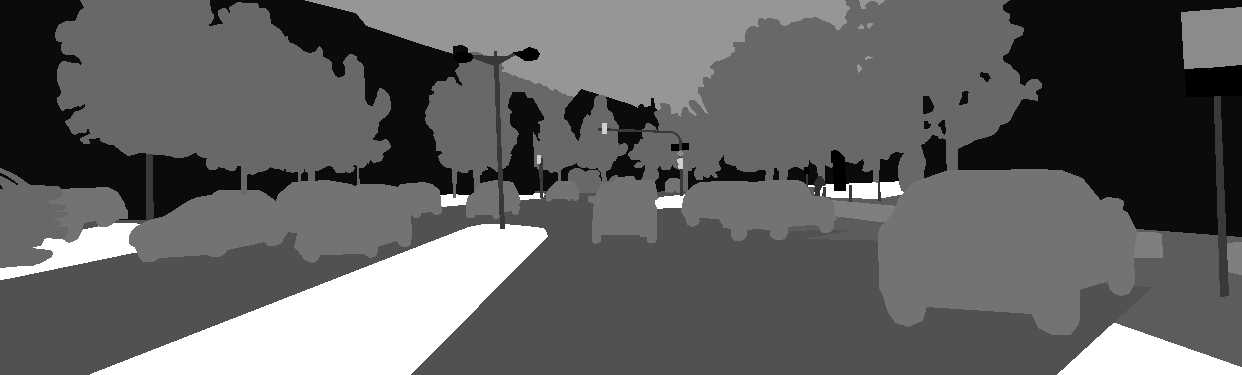
#> input picture Kitti-2-Carla-masks/000124_10.png, 1242 x 375 px, found by its file name
$ python image-viewer.py
#> lines starting #> are read from the running program, lines starting #| are printed output that depends on the picture
import matplotlib.patches as mpatches
import matplotlib.pyplot as plt
from PIL import Image
import numpy as np
# KITTI class colors (19 classes from the semantic dataset)
kitti_colors = np.array([
    [  0,   0,   0],    # 0: unlabeled
    [128, 64,128],      # 1: road
    [244, 35,232],      # 2: sidewalk
    [ 70, 70, 70],      # 3: building
    [102,102,156],      # 4: wall
    [190,153,153],      # 5: fence
    [153,153,153],      # 6: pole
    [250,170, 30],      # 7: traffic light
    [220,220,  0],      # 8: traffic sign
    [107,142, 35],      # 9: vegetation
    [152,251,152],      # 10: terrain
    [ 70,130,180],      # 11: sky
    [220, 20, 60],      # 12: person
    [255,  0,  0],      # 13: rider
    [  0,  0,142],      # 14: car
    [  0,  0, 70],      # 15: truck
    [  0, 60,100],      # 16: bus
    [  0, 80,100],      # 17: train
    [  0,  0,230],      # 18: motorcycle
    [119, 11, 32],      # 19: bicycle
], dtype=np.uint8)
import numpy as np

# Train ID to RGB (from KITTI dataset setup)
kitti_trainid2label = {
    0:  ("road",           [128, 64,128]),
    1:  ("sidewalk",       [244, 35,232]),
    2:  ("building",       [ 70, 70, 70]),
    3:  ("wall",           [102,102,156]),
    4:  ("fence",          [190,153,153]),
    5:  ("pole",           [153,153,153]),
    6:  ("traffic light",  [250,170, 30]),
    7:  ("traffic sign",   [220,220,  0]),
    8:  ("vegetation",     [107,142, 35]),
    9:  ("terrain",        [152,251,152]),
    10: ("sky",            [ 70,130,180]),
    11: ("person",         [220, 20, 60]),
    12: ("rider",          [255,  0,  0]),
    13: ("car",            [  0,  0,142]),
    14: ("truck",          [  0,  0, 70]),
    15: ("bus",            [  0, 60,100]),
    16: ("train",          [  0, 80,100]),
    17: ("motorcycle",     [  0,  0,230]),
    18: ("bicycle",        [119, 11, 32]),
    255:("void",           [  0,  0,  0])
}

kitti_labels = [
    "road", "sidewalk", "building", "wall", "fence", "pole", "traffic light",
    "traffic sign", "vegetation", "terrain", "sky", "person", "rider", "car",
    "truck", "bus", "train", "motorcycle", "bicycle", "void"
]
mask_path = "/mnt/data1/datasets/kitti/kitti_semantics/training/semantic/000124_10.png"
mask = np.array(Image.open(mask_path))
#> mask is the input picture: shape (375, 1242); min 0, max 22, mean 8.5
mask = np.where(np.isin(mask, list(kitti_trainid2label.keys())), mask, 255)
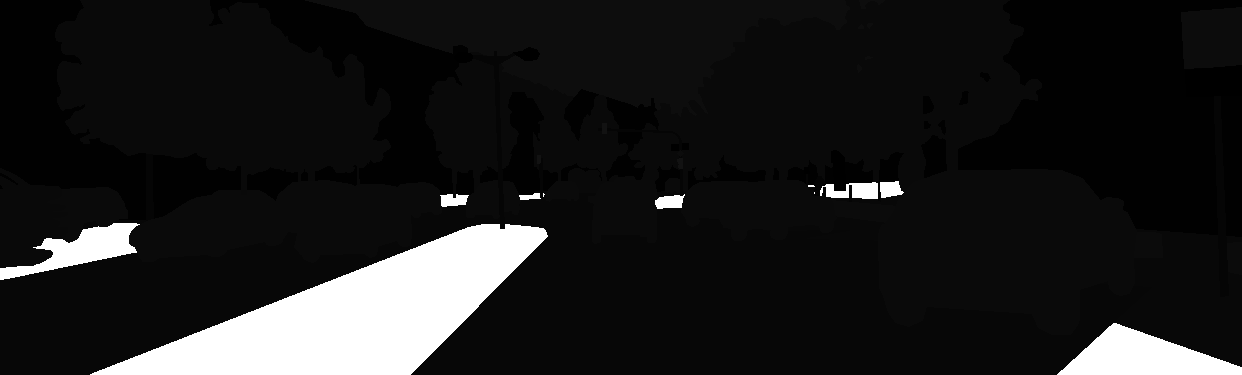
#> mask: shape (375, 1242); min 0, max 255, mean 28.9
# Create an RGB image where each pixel's color is determined by the class index
color_mask = np.zeros((*mask.shape, 3), dtype=np.uint8)
legend_patches = []

# Fill in the color mask and build legend
for label_id in np.unique(mask):
    if label_id in kitti_trainid2label:
        name, color = kitti_trainid2label[label_id]
        color_mask[mask == label_id] = color
        patch = mpatches.Patch(color=np.array(color) / 255.0, label=name)
        legend_patches.append(patch)
#> this loop made 13 passes
#> (label_id, name, color) on passes 3 to 13: (4, 'fence', [190, 153, 153]), (5, 'pole', [153, 153, 153]), (7, 'traffic sign', [220, 220, 0]), (8, 'vegetation', [107, 142, 35]), (9, 'terrain', [152, 251, 152]), (10, 'sky', [70, 130, 180]), (11, 'person', [220, 20, 60]), (12, 'rider', [255, 0, 0]), (13, 'car', [0, 0, 142]), (18, 'bicycle', [119, 11, 32]), (255, 'void', [0, 0, 0])
#> (name, color) on passes 1 to 2: ('road', [128, 64, 128]), ('sidewalk', [244, 35, 232])
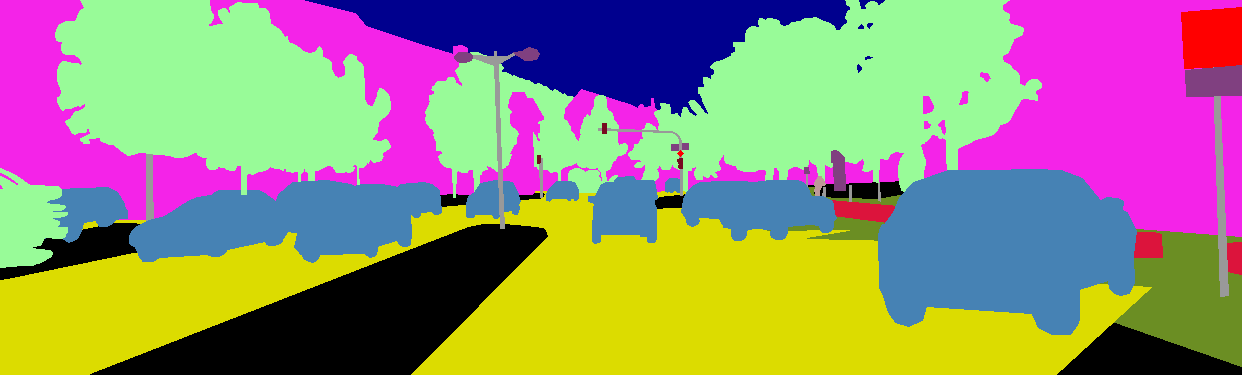
#> color_mask: shape (375, 1242, 3); mean of channels 0, 1, 2 149.7, 139.7, 118.7; drawn as R, G, B
#> after the loop, legend_patches = 13 items

# Plot after color assignment
plt.figure(figsize=(10, 5))
plt.imshow(color_mask)
plt.title("KITTI Colored Semantic Mask")
plt.legend(handles=legend_patches, bbox_to_anchor=(1.05, 1), loc='upper left', borderaxespad=0.)
plt.axis("off")
plt.tight_layout()
plt.savefig("segmentation_mask_3.png")

$ run again, with Kitti-2-Carla-masks/000000_10.png copied over Kitti-2-Carla-masks/000124_10.png
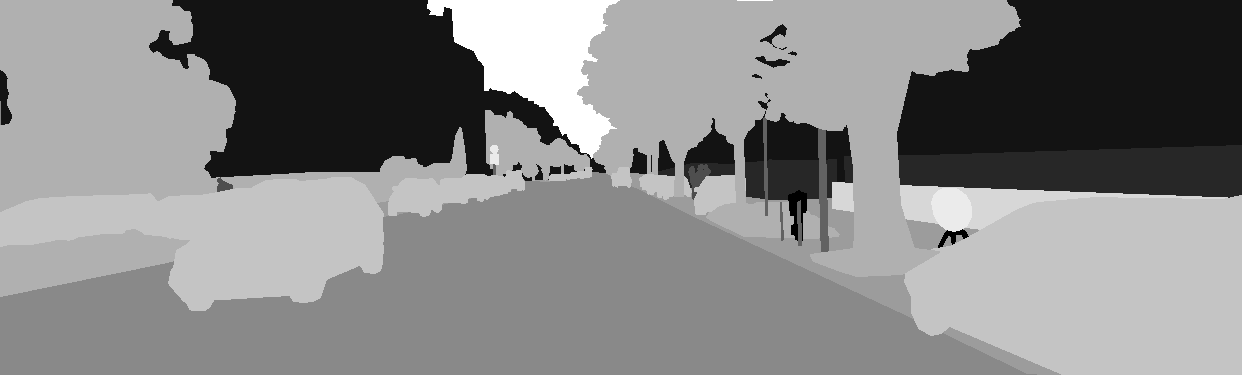
#> input picture Kitti-2-Carla-masks/000000_10.png, 1242 x 375 px, found by its file name
#> mask is the input picture: shape (375, 1242); min 0, max 13, mean 6.84
#> the loop `for label_id in np.unique(mask):` made 12 passes
#> (name, color) on passes 1 to 8: ('road', [128, 64, 128]), ('sidewalk', [244, 35, 232]), ('building', [70, 70, 70]), ('fence', [190, 153, 153]), ('pole', [153, 153, 153]), ('traffic sign', [220, 220, 0]), ('vegetation', [107, 142, 35]), ('terrain', [152, 251, 152])
#> after the loop `for label_id in np.unique(mask):`:
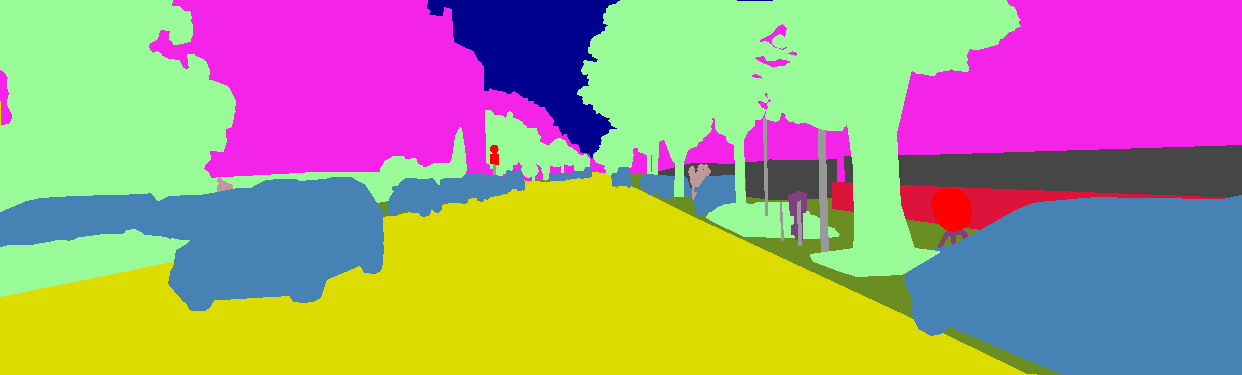
#> color_mask: shape (375, 1242, 3); mean of channels 0, 1, 2 165.6, 155, 129.2; drawn as R, G, B
#> after the loop `for label_id in np.unique(mask):`: legend_patches = 12 items

$ run again, with Kitti-2-Carla-masks/000001_10.png copied over Kitti-2-Carla-masks/000124_10.png
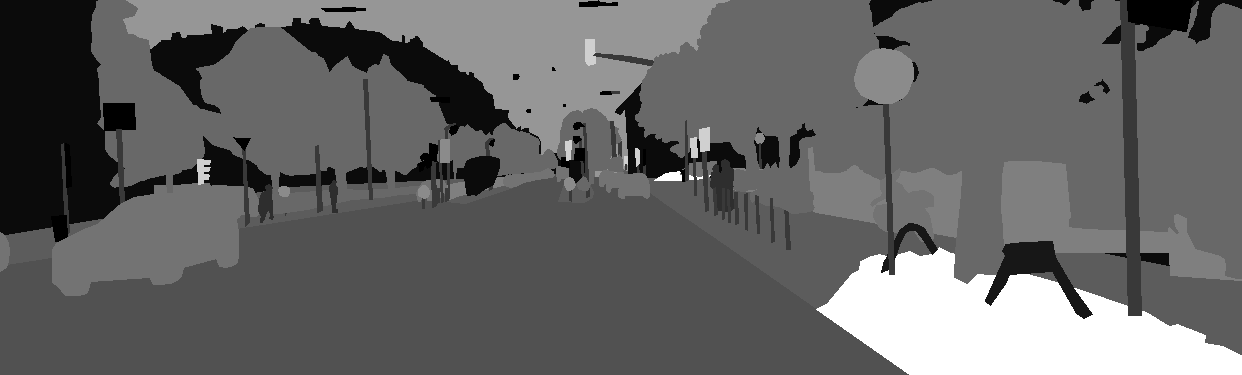
#> input picture Kitti-2-Carla-masks/000001_10.png, 1242 x 375 px, found by its file name
#> mask is the input picture: shape (375, 1242); min 0, max 22, mean 8.7
#> `mask = np.where(np.isin(mask, list(kitti_trainid2label.keys())), mask,..`:
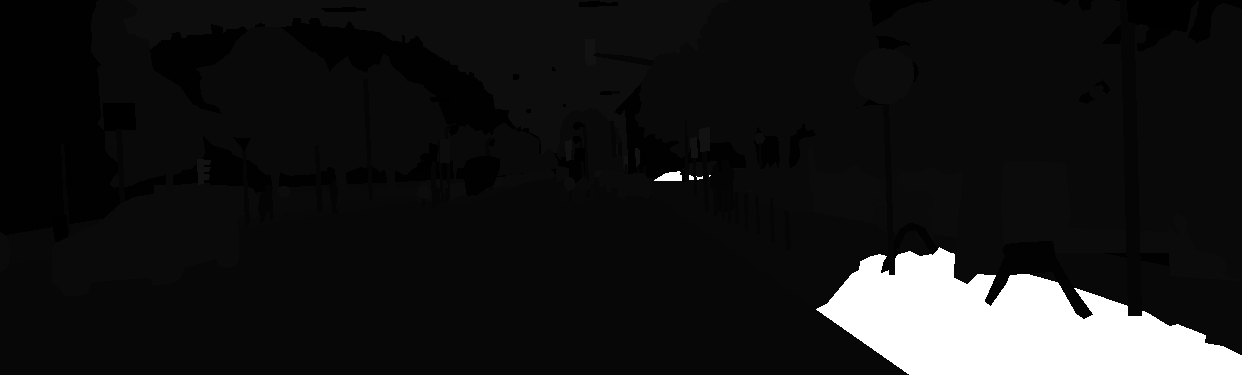
#> mask: shape (375, 1242); min 0, max 255, mean 24.8
#> the loop `for label_id in np.unique(mask):` made 14 passes
#> (label_id, name, color) on passes 6 to 13: (7, 'traffic sign', [220, 220, 0]), (8, 'vegetation', [107, 142, 35]), (9, 'terrain', [152, 251, 152]), (10, 'sky', [70, 130, 180]), (11, 'person', [220, 20, 60]), (12, 'rider', [255, 0, 0]), (13, 'car', [0, 0, 142]), (18, 'bicycle', [119, 11, 32])
#> after the loop `for label_id in np.unique(mask):`:
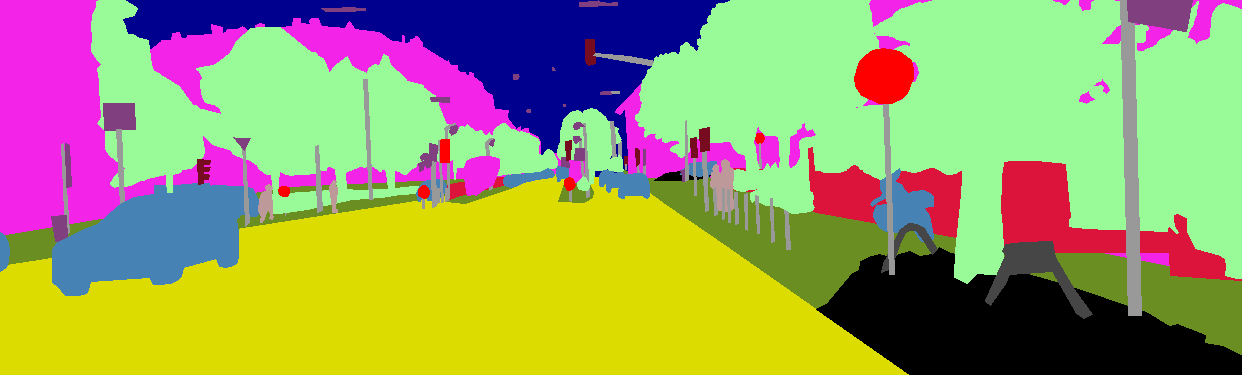
#> color_mask: shape (375, 1242, 3); mean of channels 0, 1, 2 153.4, 158, 99.8; drawn as R, G, B
#> after the loop `for label_id in np.unique(mask):`: legend_patches = 14 items

$ run again, with Kitti-2-Carla-masks/000003_10.png copied over Kitti-2-Carla-masks/000124_10.png
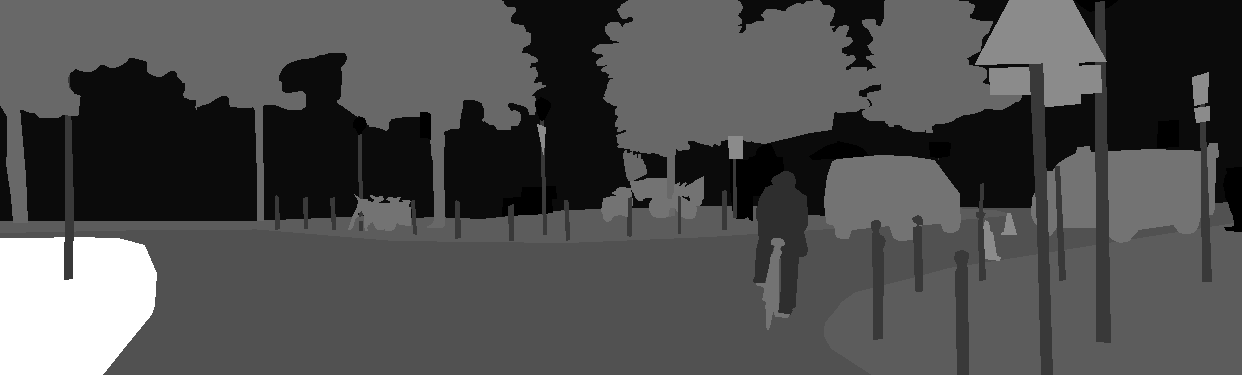
#> input picture Kitti-2-Carla-masks/000003_10.png, 1242 x 375 px, found by its file name
#> mask is the input picture: shape (375, 1242); min 0, max 22, mean 6.7
#> `mask = np.where(np.isin(mask, list(kitti_trainid2label.keys())), mask,..`:
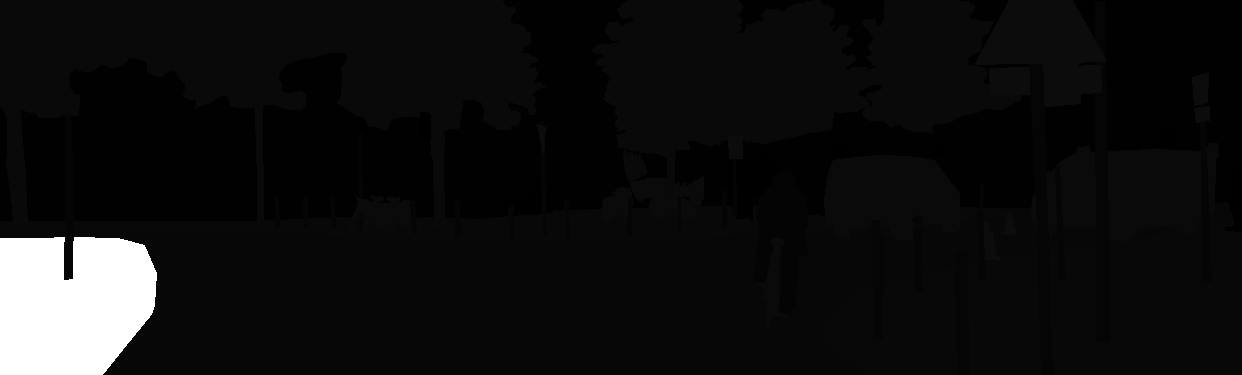
#> mask: shape (375, 1242); min 0, max 255, mean 16.2
#> the loop `for label_id in np.unique(mask):` made 10 passes
#> (label_id, name, color) on passes 3 to 10: (4, 'fence', [190, 153, 153]), (5, 'pole', [153, 153, 153]), (7, 'traffic sign', [220, 220, 0]), (8, 'vegetation', [107, 142, 35]), (9, 'terrain', [152, 251, 152]), (10, 'sky', [70, 130, 180]), (12, 'rider', [255, 0, 0]), (255, 'void', [0, 0, 0])
#> after the loop `for label_id in np.unique(mask):`:
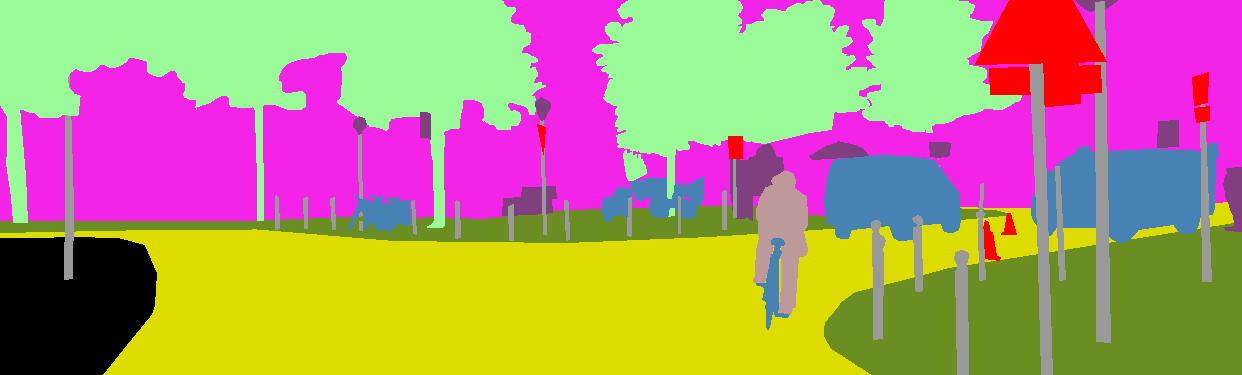
#> color_mask: shape (375, 1242, 3); mean of channels 0, 1, 2 176.7, 146.1, 116; drawn as R, G, B
#> after the loop `for label_id in np.unique(mask):`: legend_patches = 10 items
